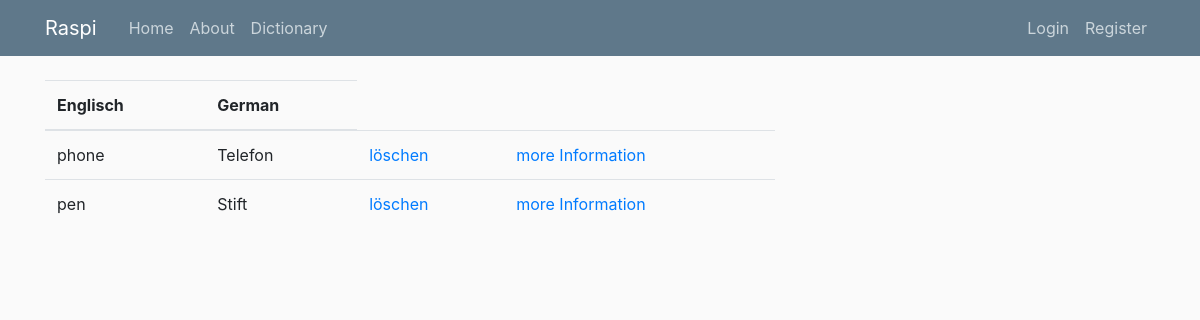
The app's page /allwords with its own data.
### app/models.py (models this page shows, shortened)
class WordBook(db.Model):
    id = db.Column(db.Integer, primary_key=True)
    engl = db.Column(db.String(120), unique=True, nullable=False)
    german = db.Column(db.String(120), unique=True, nullable=False)

### app/routes.py (the view)
@app.route('/allwords', methods=['GET', 'POST'])
def allwords():
    content = WordBook.query.order_by(WordBook.engl.desc())  # desc
    return render_template('allwords.html', content=content)

### app/templates/allwords.html
{% extends "base_layout.html" %}
{% import "bootstrap/wtf.html" as wtf%}
{% block content %}
<table class="table">
    <thead>
    <tr>
        <th scope="col">Englisch</th>
        <th scope="col">German</th>
    </tr>
    </thead>
    <tbody>
    {% for word in content %}
    <tr>
        <td>{{word.engl}}</td>
        <td>{{word.german}}</td>
        <td><a href="{{url_for('delete_word', word=word.engl)}}">löschen</a></td>
        <td> <a href="{{ 'https://dict.leo.org/englisch-deutsch/' + word.engl }}">more Information</a></td>
    </tr>
    {% endfor %}
    </tbody>
</table>
{% endblock %}

### app/templates/base_layout.html (shortened to what this page needs)
<!DOCTYPE html>
<html lang="en">
<head>
    <link rel="stylesheet" href="https://stackpath.bootstrapcdn.com/bootstrap/4.5.2/css/bootstrap.min.css"
>
    <link rel="stylesheet" type="text/css" href="{{ url_for('static', filename='main.css') }}">
</head>
<body>
<header class="site-header">
    <nav class="navbar navbar-expand-md navbar-dark bg-steel fixed-top">
        <div class="container">
            <a class="navbar-brand mr-4" href="/">Raspi</a>
            <div class="collapse navbar-collapse" id="navbarToggle">
                <div class="navbar-nav mr-auto">
                    <a class="nav-item nav-link" href="{{ url_for('index') }}">Home</a>
                    <a class="nav-item nav-link" href="{{ url_for('about') }}">About</a>
                    <a class="nav-item nav-link" href="{{ url_for('wordbook') }}">Dictionary</a>
                </div>
                <div class="navbar-nav">
                    {% if current_user.is_authenticated %}
                        <a class="nav-item nav-link" href="{{ url_for('logout') }}">Logout</a>
                    {% else %}
                        <a class="nav-item nav-link" href="{{ url_for('login') }}">Login</a>
                        <a class="nav-item nav-link" href="{{ url_for('register') }}">Register</a>
                    {% endif %}
                </div>
            </div>
        </div>
    </nav>
</header>
<main role="main" class="container">
    <div class="row">
        <div class="col-md-8">
            {% block content %}{% endblock %}
        </div>
    </div>
</main>
</body>
</html>

### app/static/main.css (style rules this page uses)
body { background: #fafafa; color: #333333; margin-top: 5rem; }
.bg-steel { background-color: #5f788a; }
.site-header .navbar-nav .nav-link { color: #cbd5db; }

### records on screen
WordBook: engl "phone", german "Telefon"
WordBook: engl "pen", german "Stift"
